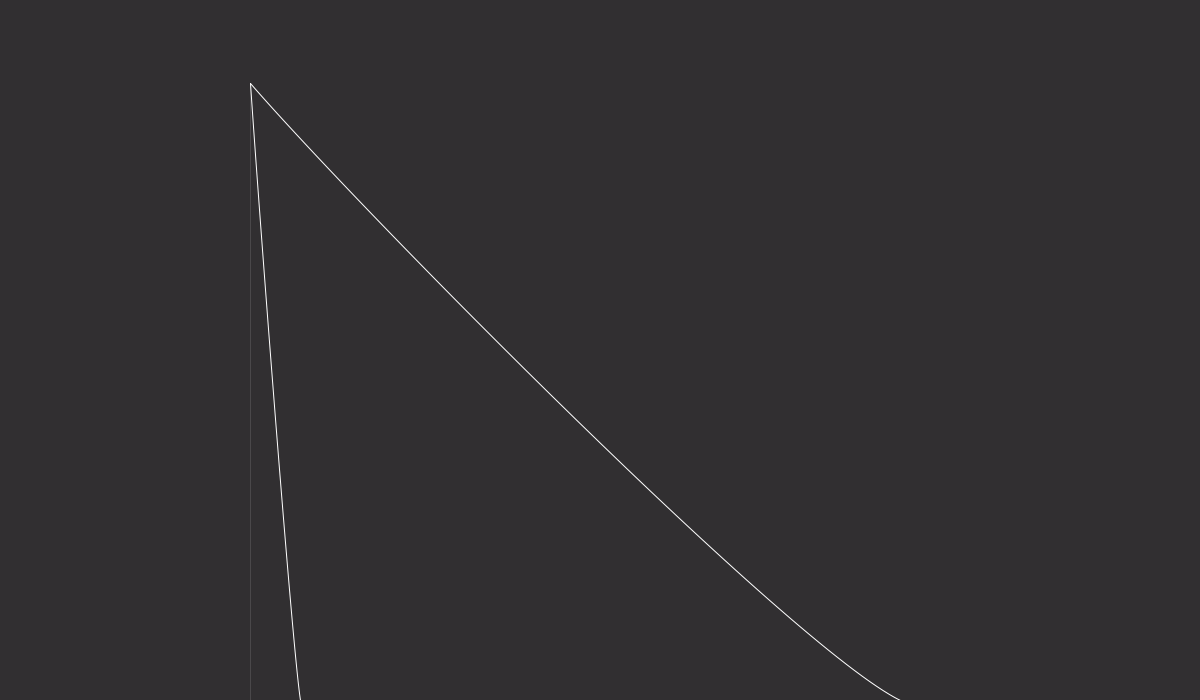
Frame 1 (no input)
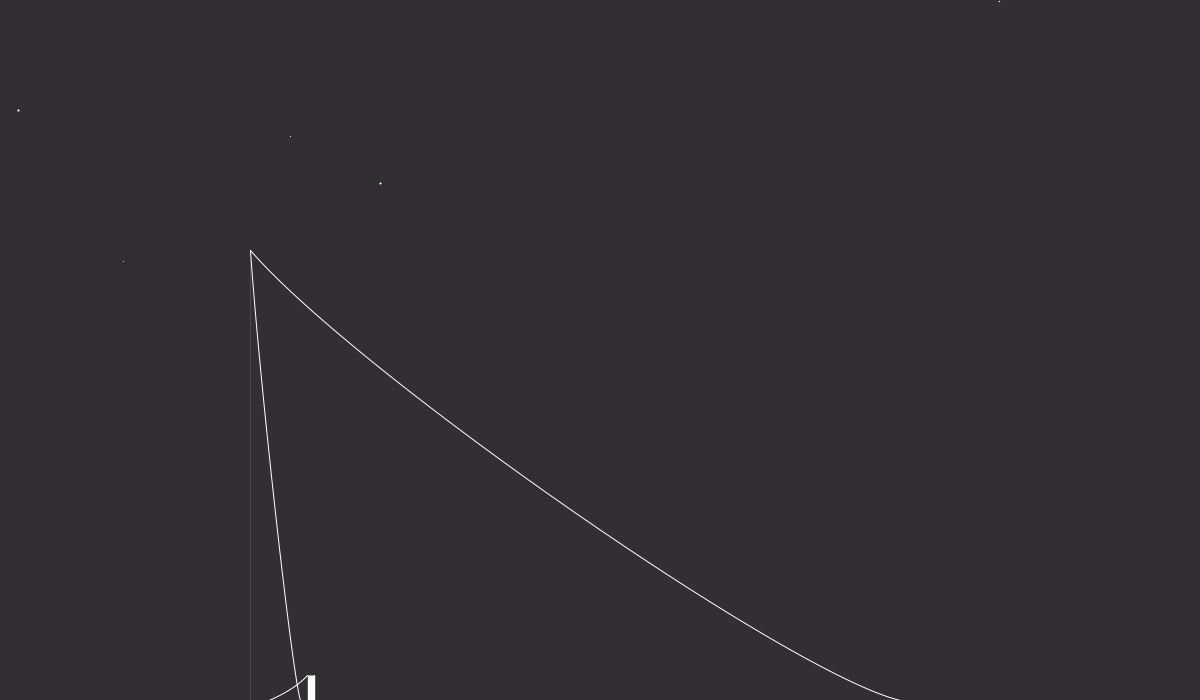
Frame 60 (the mouse pressed at the canvas centre just before this capture)
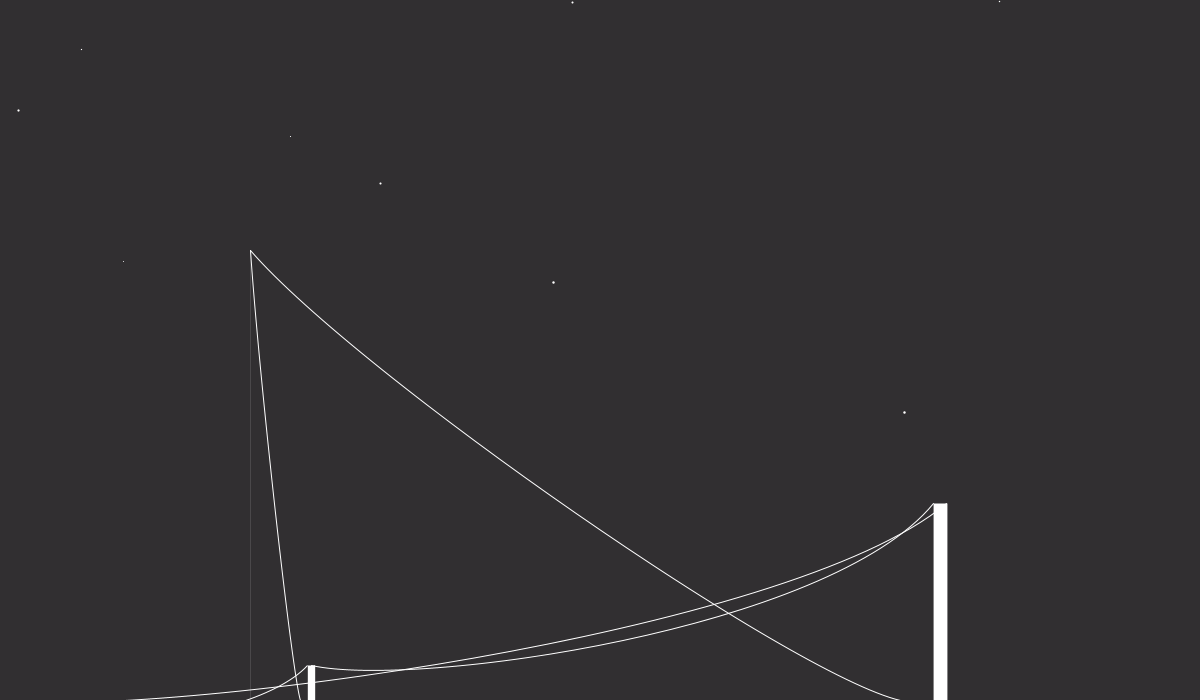
Frame 120 (the mouse held since frame 60 and released just before this capture)

The Processing sketch that drew these frames (run headless with seeded random() and noise(); from frame 60 on, the mouse is pressed at the canvas centre):

// Processing sketch: i_wish_i_was_krish
// ── i_wish_i_was_krish.pde
float lineWidth;
// Set the starting position of the line
int x, y, ox, oy, oox, ooy, blue = 0, red = 0, green = 0, count = 0;
float rgray, a, b, c, r, g, bb;
int x1 = 250;
int y1 = 700;
long lastAnimTime;
  
// Set the ending position of the line
int y2 = 250;

// Set the length of the line
int lineLength = y1 - y2;

// Set the animation duration in milliseconds
float duration = random(100, 2200);

// Set the starting time
long startTime;

// Flag to keep track of whether the animation is running
boolean animationRunning = false;

void setup() {
  size(1200, 700);
  background(49, 47, 49);
  smooth();
  ox = 300;
  oox = 900;
  oy = 700;
  ooy = 700;
  y = 700;
  startTime = millis();
  lines = new ArrayList<Line>();
  stars = new ArrayList<Star>();
  delay(2000);
}

void draw() {
  // Calculate the elapsed time
  float elapsedTime = millis() - startTime;

  // Calculate the fraction of the animation that has completed
  float t = elapsedTime / duration;

  // Use the fraction to calculate the current length of the line
  int currentLength = (int) (t * (y1 - y2));
  // Set the starting and ending points of the curve
  // Draw the line

  background(49, 47, 49);
  for (Star star : stars) {
    star.draw();
  }
  for (Line line : lines) {
    line.draw();
  }
  strokeWeight(1);
  strokeCap(ROUND);
  // stroke(255, 81, 0);
  stroke(255);
  noFill();
  curve(ox, oy-300, ox, oy, (x1 - lineWidth/2), y1 - currentLength, (x1 - lineWidth/2), y2-300);
  curve(oox, ooy-300, oox, ooy, (x1 + lineWidth/2), y1 - currentLength, (x1 + lineWidth/2), y2-300);
  stroke(255);
  strokeWeight(lineWidth);
  strokeCap(SQUARE);
  line(x1, y1, x1, y1 - currentLength);
  count++;
  if (count % 15 == 0) {
    strokeCap(ROUND);
    stroke(255);
    strokeWeight(c);
    point(a, b);
    Star star = new Star(a, b, c);
    stars.add(star);
    a = random(0, 1200);
    b = random(0, (int) random(0, 700));
    c = random(1, 3);
    strokeWeight(c);
    point(a, b);
  }
  
  // If the animation has completed, stop drawing
  if (elapsedTime >= (duration)) {
    animationRunning = false;
    duration = random(1500, 1200);
    Line line = new Line(lineWidth, rgray, x1, y1, y2, ox, oy, oox, ooy, r, g, bb);
    lines.add(line);
    x1 = (int) random(0, width);
    y2 = (int) random(0, height);
    // Set the width of the line
    lineWidth = random(5, 15);
    animationRunning = true;
    startTime = millis();
    oox = ox;
    ooy = oy;
    ox = x;
    oy = y;
    x = x1;
    y = y2;
    rgray = random(30, 160);
    a = random(0, 1200);
    b = random(0, 400);
    c = random(1, 3);
    r = random(100, 255);
    g = random(0, 200);
    bb = random(0, 220);
    if (blue < 250) {
      blue = blue + 3;
    }
    if (red < 220) {
      red = red + 1;
      green = green + 1;
    }
    if (blue >= 200) {
      if (red < 220) {
        red = red + 1;
        green = green +2;
      }
    }
  }
}

// ── Classes.pde
class Line {
  float lineWidth;
  float rgray, r, g, bb;
  int x1, y1, y2, ox, oy, oox, ooy;
  
  Line(float lineWidth, float rgray, int x1, int y1, int y2, int ox, int oy, int oox, int ooy, float r, float g, float bb) {
    this.lineWidth = lineWidth;
    this.rgray = rgray;
    this.x1 = x1;
    this.y1 = y1;
    this.y2 = y2;
    this.ox = ox;
    this.oy = oy;
    this.oox = oox;
    this.ooy = ooy;
    this.r = r;
    this.g = g;
    this.bb = bb;
  }
  
  void draw() {
    strokeWeight(1);
    //stroke(255, 81, 0);
    stroke(255);
    noFill();
    curve(ox, oy-300, ox, oy, (x1 - lineWidth/2), y2, (x1 - lineWidth/2), y2-300);
    curve(oox, ooy-300, oox, ooy, (x1 + lineWidth/2), y2, (x1 + lineWidth/2), y2-300);
    stroke(255);
    strokeWeight(lineWidth);
    strokeCap(SQUARE);
    line(x1, y1, x1, y2);
  }
}
class Star {
  float a, b, c;
  Star (float a, float b, float c) {
    this.a = a;
    this.b = b;
    this.c = c;
  }
  
  void draw() {
    strokeCap(ROUND);
    stroke(255);
    strokeWeight(c);
    point(a, b);
  }
}
ArrayList<Line> lines;
ArrayList<Star> stars;

// ── Notes.pde
/*

steps for the windows:

allora.

devi:
abbiamo la lunghezza e la larghezza
puoi fare che il numero di finestre è 
float nnFinerstre = ((lunghezza) / (window height + gap))- 1
int nFinerste = (int) Math.floor(nnFinestre);
10 cm le finestre sono da 1 cm piu 1 cm di distanza
10/2 = 5-1


allora. per fare le cordicelle:
Var con gli ultimi tre punti dove hai toccato
int lastClick1
int lastClick2
int lastClick3

lastClick3 = lastClick2
lastClick2 = lastClick1
lastClick1 = (mouseX, mouseY)


int[] position = new int[2];

// ...

// In the mousePressed() event handler, get the x and y coordinates of the click
// and store them in the position array
public void mousePressed(MouseEvent e) {
  position[0] = e.getX();
  position[1] = e.getY();
}
*/
